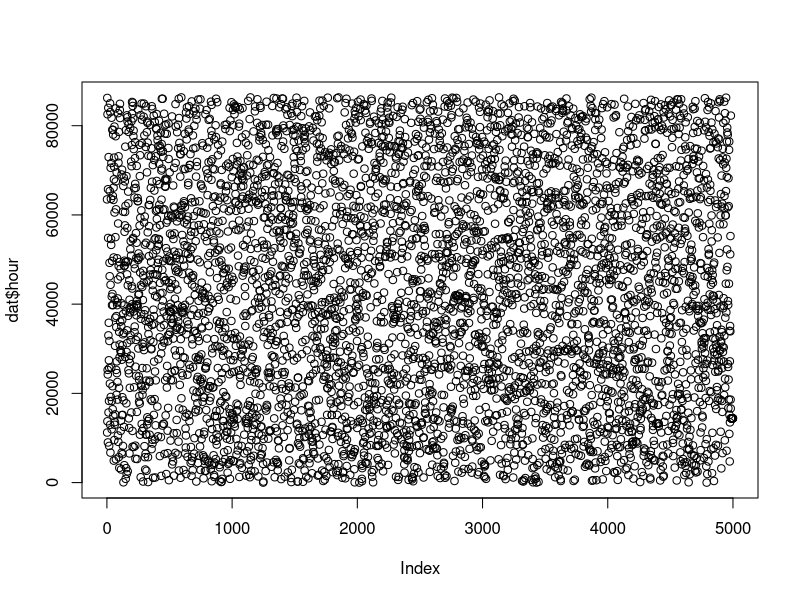
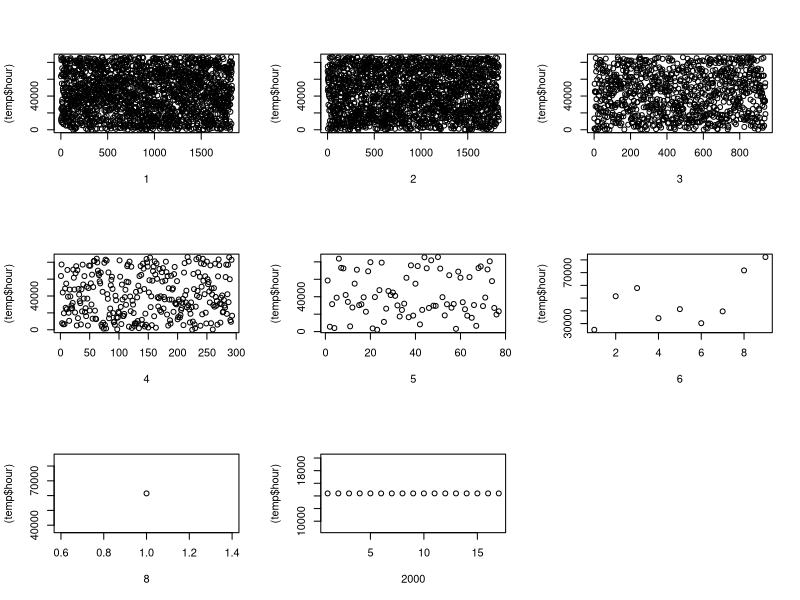
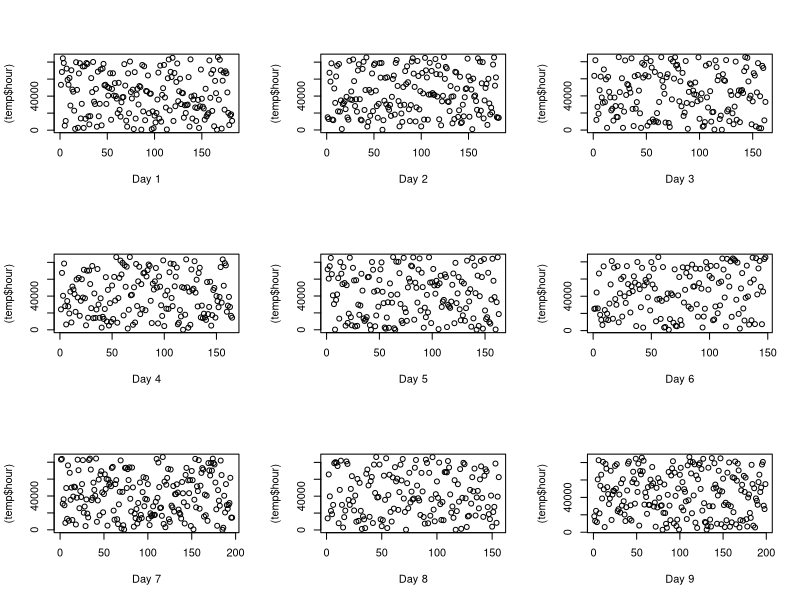
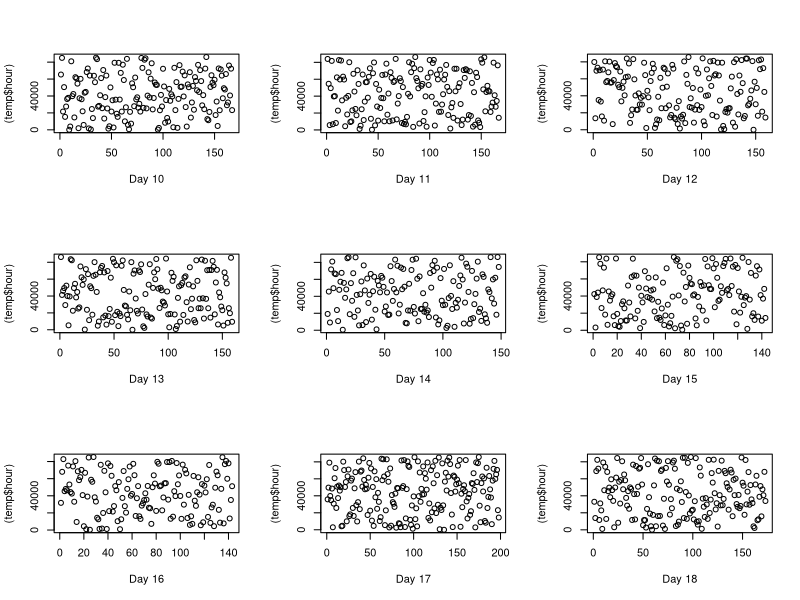
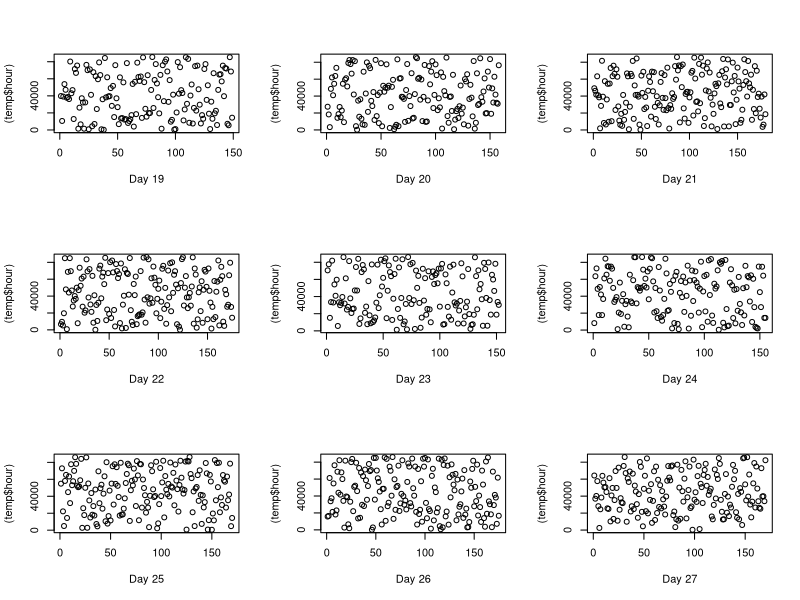
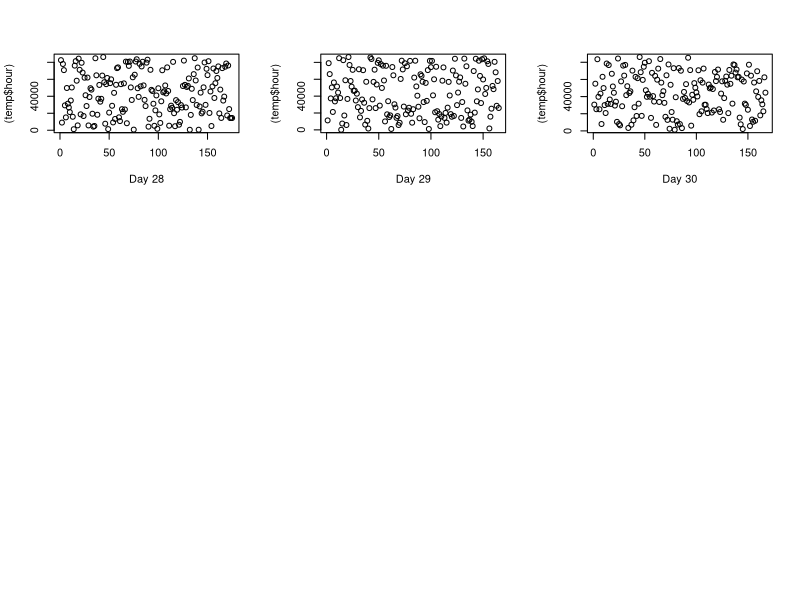

Here is the R script that generated these plots, in order:
#Making sure that we are in the right working directory(adjust the code to your environment!)
setwd("C:/Users/User/Desktop/SHOPIFY_CHALLENGE")
getwd()
dat=read.csv("Data.txt",header=TRUE,sep=",")

#first I check the structure of the data
head(dat)
str(dat)

##########################CLEANING DATA###########################################################
str(dat) #the id's shouldn't be considered as numbers
library(dplyr)
dat<-mutate_at(dat,vars(order_id:user_id),funs(as.character))
library(tidyr)
dat<-separate(dat,created_at,c("date","hour"),sep=" ")
library(lubridate)
dat$date<-mdy(dat$date)
dat$hour<-hm(dat$hour) 
str(dat) #now all the id's are in character format and created_at in POSIXct format (date and time)

#now we look for NA values
sum(is.na(dat))
summary(dat)  #there is no NA values, great! (...or this is where we doubt a little and say, "It's clean. Too....clean") 

#Now the data is ready for analysis
#There were no instructions given, so I will do some exploratory analysis with a question in mind
######################EXPLORATORY ANALYSIS#########################################################

colnames(dat) #getting to know the variables!

#WE WANT TO ANSWER THE QUESTION:
  #When do customers buy the most? (time of the day regardless of the amount spent)
table(dat$total_items)
par(mfrow=c(1,1))
plot(dat$hour) 

## INTREPRETATION of graph ##
#If there are distinct congregates in the graph, it means most users purchase at specific times.
#However, if plots are uniformly distributed in the graph, then it means users consistently buys
#at every hour.

## OBSERVATION of graph 1 ##
#In general, there is no distrint groups on the graph. It seems like users buy items day and night
#and midnight.Would the graphs be different with different numbers of items purchased?
#We try this:

par(mfrow=c(3,3))
for (i in c(1,2,3,4,5,6,8,2000)){
  temp<-dat[(dat$total_items==i),]
  plot((temp$hour),xlab=i)
}

## OBSERVATION of graph 2 ##
#Again, we see no distint congregates- except the graphs for 5,8,2000 items which can be
#explained by the (naturally) lack of data of high-number-purchasers and that 2000 items
#are bought at a consistently precise time, probably used by a machine to make purchases.
#Is it possible that the problem is in the method of data collection?
#We explore the idea by checking the hour and date columns:

table((dat$date)) 
#The data was collected in a period of month and seems like similar numbers of data were collected per day.
#We finally have a look at the plots by day:

par(mfrow=c(3,3))
for (i in 1:30){
  temp<-dat[(dat$date==ymd(paste("2017-03-",as.character(i),sep=""))),]
  plot((temp$hour),xlab=paste("Day",i))
  if (i%%9==0){par(mfrow=c(3,3))}
}

## OBSERVATION of graph 3 ##
#Again, we see no distinct plots in groups. They are all uniformly distributed all throughtout the days from 
#March 1-March 30. We can safely assume that the quality of the data is not good or that there is a problem 
#in the collection of data.

#At this point, it may not be worth doing analysis until the quality of data is ensured
#(we don't want draw false conclusions).


######################FINAL THOUGHTS###########################################################
#we make the following hypotheses:

##It seems that for every hour and minute there is a customer making purchases. 
#this could mean either
  #1. the platform is booming with customers at all times. There must be a reason people 
      #buy at times when most people are sleeping (maybe, waiting for re-stock because of 
      #quick sell of the item?). It's a huge success! What's the secret sauce!!?!
  #2. the location of purchases made was not limited to one country when collecting data and the
      #recorded time is set to a specific time zone therefore the density of time of purchase 
      #is uniform.
  #3. the data obtained to analyze is biased. It was not collected randomly, meaning the data 
      #does not well-represent customer behavior). Further investigation on the method of 
      #data collection can be done.
  #4. the data is man-made just for the sake of! And therefore, lack of randomization :)
      #This can be improved, though, by simluation, if there is knowlegdge on the type of 
      #distributions and other known statistical information about customer bahavior!
